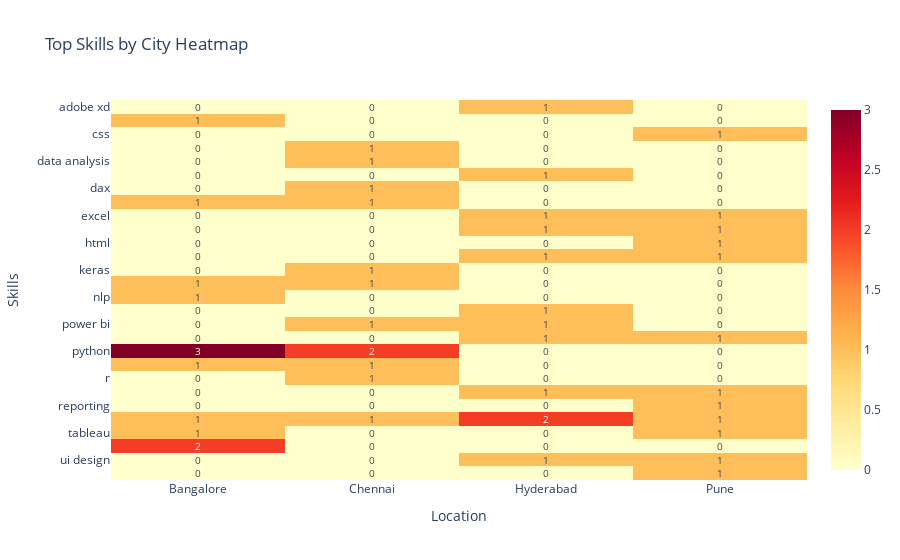

Here is the notebook cell this chart was saved with:
### Markdown cell above
Step 13: Interactive City Heatmaps 🌆

### Code cell
# Pivot for heatmap
city_skill_pivot = top_skills.pivot(index='Skills', columns='Location', values='Count').fillna(0)

fig = px.imshow(city_skill_pivot, text_auto=True, aspect="auto",
                color_continuous_scale='YlOrRd', title="Top Skills by City Heatmap")
fig.show()

### Figure 1 — Plotly figure (JSON) as saved in the notebook; plotly's stock layout.template omitted (floating-point values rounded to 4 significant figures)
{"data": [{"coloraxis": "coloraxis", "hovertemplate": "Location: %{x}<br>Skills: %{y}<br>color: %{z}<extra></extra>", "name": "0", "texttemplate": "%{z}", "type": "heatmap", "x": ["Bangalore", "Chennai", "Hyderabad", "Pune"], "xaxis": "x", "y": ["adobe xd", "ai", "css", "dashboarding", "data analysis", "data visualization", "dax", "deep learning", "excel", "figma", "html", "javascript", "keras", "machine learning", "nlp", "node.js", "power bi", "prototyping", "python", "pytorch", "r", "react", "reporting", "sql", "tableau", "tensorflow", "ui design", "ux research"], "yaxis": "y", "z": [[0, 0, 1, 0], [1, 0, 0, 0], [0, 0, 0, 1], [0, 1, 0, 0], [0, 1, 0, 0], [0, 0, 1, 0], [0, 1, 0, 0], [1, 1, 0, 0], [0, 0, 1, 1], [0, 0, 1, 1], [0, 0, 0, 1], [0, 0, 1, 1], [0, 1, 0, 0], [1, 1, 0, 0], [1, 0, 0, 0], [0, 0, 1, 0], [0, 1, 1, 0], [0, 0, 1, 1], [3, 2, 0, 0], [1, 1, 0, 0], [0, 1, 0, 0], [0, 0, 1, 1], [0, 0, 0, 1], [1, 1, 2, 1], [1, 0, 0, 1], [2, 0, 0, 0], [0, 0, 1, 1], [0, 0, 0, 1]]}], "layout": {"coloraxis": {"colorscale": [[0, "rgb(255,255,204)"], [0.125, "rgb(255,237,160)"], [0.25, "rgb(254,217,118)"], [0.375, "rgb(254,178,76)"], [0.5, "rgb(253,141,60)"], [0.625, "rgb(252,78,42)"], [0.75, "rgb(227,26,28)"], [0.875, "rgb(189,0,38)"], [1, "rgb(128,0,38)"]]}, "title": {"text": "Top Skills by City Heatmap"}, "xaxis": {"anchor": "y", "domain": [0, 1], "title": {"text": "Location"}}, "yaxis": {"anchor": "x", "autorange": "reversed", "domain": [0, 1], "title": {"text": "Skills"}}}}
